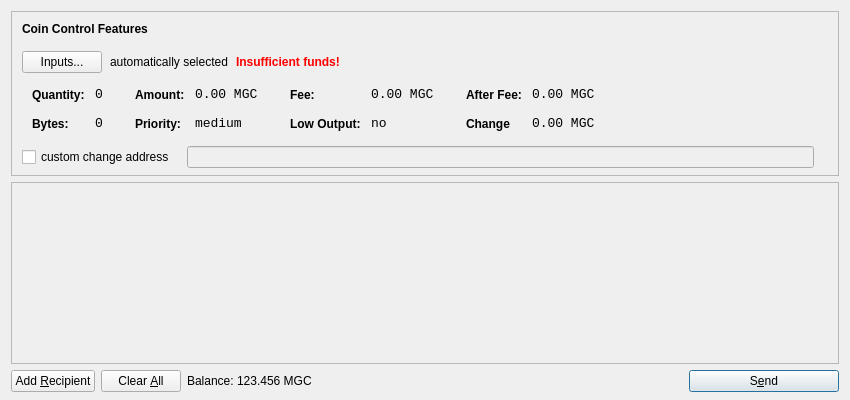
<?xml version="1.0" encoding="UTF-8"?>
<ui version="4.0">
 <class>SendCoinsDialog</class>
 <widget class="QDialog" name="SendCoinsDialog">
  <property name="geometry">
   <rect>
    <x>0</x>
    <y>0</y>
    <width>850</width>
    <height>400</height>
   </rect>
  </property>
  <property name="windowTitle">
   <string>Send Coins</string>
  </property>
  <layout class="QVBoxLayout" name="verticalLayout" stretch="0,1,0">
   <property name="bottomMargin">
    <number>8</number>
   </property>
   <item>
    <widget class="QFrame" name="frameCoinControl">
     <property name="sizePolicy">
      <sizepolicy hsizetype="Expanding" vsizetype="Expanding">
       <horstretch>0</horstretch>
       <verstretch>0</verstretch>
      </sizepolicy>
     </property>
     <property name="maximumSize">
      <size>
       <width>16777215</width>
       <height>16777215</height>
      </size>
     </property>
     <property name="frameShape">
      <enum>QFrame::StyledPanel</enum>
     </property>
     <property name="frameShadow">
      <enum>QFrame::Sunken</enum>
     </property>
     <layout class="QVBoxLayout" name="verticalLayoutCoinControl2">
      <property name="spacing">
       <number>-1</number>
      </property>
      <property name="leftMargin">
       <number>0</number>
      </property>
      <property name="topMargin">
       <number>0</number>
      </property>
      <property name="rightMargin">
       <number>0</number>
      </property>
      <property name="bottomMargin">
       <number>6</number>
      </property>
      <item>
       <layout class="QVBoxLayout" name="verticalLayoutCoinControl" stretch="0,0,0,0,1">
        <property name="spacing">
         <number>0</number>
        </property>
        <property name="leftMargin">
         <number>10</number>
        </property>
        <property name="topMargin">
         <number>10</number>
        </property>
        <item>
         <layout class="QHBoxLayout" name="horizontalLayoutCoinControl1">
          <property name="bottomMargin">
           <number>15</number>
          </property>
          <item>
           <widget class="QLabel" name="labelCoinControlFeatures">
            <property name="sizePolicy">
             <sizepolicy hsizetype="Preferred" vsizetype="Maximum">
              <horstretch>0</horstretch>
              <verstretch>0</verstretch>
             </sizepolicy>
            </property>
            <property name="font">
             <font>
              <weight>75</weight>
              <bold>true</bold>
             </font>
            </property>
            <property name="styleSheet">
             <string notr="true">font-weight:bold;</string>
            </property>
            <property name="text">
             <string>Coin Control Features</string>
            </property>
           </widget>
          </item>
         </layout>
        </item>
        <item>
         <layout class="QHBoxLayout" name="horizontalLayoutCoinControl2" stretch="0,0,0,0">
          <property name="spacing">
           <number>8</number>
          </property>
          <property name="bottomMargin">
           <number>10</number>
          </property>
          <item>
           <widget class="QPushButton" name="pushButtonCoinControl">
            <property name="styleSheet">
             <string notr="true"/>
            </property>
            <property name="text">
             <string>Inputs...</string>
            </property>
           </widget>
          </item>
          <item>
           <widget class="QLabel" name="labelCoinControlAutomaticallySelected">
            <property name="text">
             <string>automatically selected</string>
            </property>
            <property name="margin">
             <number>5</number>
            </property>
           </widget>
          </item>
          <item>
           <widget class="QLabel" name="labelCoinControlInsuffFunds">
            <property name="font">
             <font>
              <weight>75</weight>
              <bold>true</bold>
             </font>
            </property>
            <property name="styleSheet">
             <string notr="true">color:red;font-weight:bold;</string>
            </property>
            <property name="text">
             <string>Insufficient funds!</string>
            </property>
            <property name="margin">
             <number>5</number>
            </property>
           </widget>
          </item>
          <item>
           <spacer name="horizontalSpacerCoinControl">
            <property name="orientation">
             <enum>Qt::Horizontal</enum>
            </property>
            <property name="sizeHint" stdset="0">
             <size>
              <width>40</width>
              <height>1</height>
             </size>
            </property>
           </spacer>
          </item>
         </layout>
        </item>
        <item>
         <widget class="QWidget" name="widgetCoinControl" native="true">
          <property name="sizePolicy">
           <sizepolicy hsizetype="Preferred" vsizetype="Preferred">
            <horstretch>0</horstretch>
            <verstretch>0</verstretch>
           </sizepolicy>
          </property>
          <property name="minimumSize">
           <size>
            <width>0</width>
            <height>0</height>
           </size>
          </property>
          <property name="styleSheet">
           <string notr="true"/>
          </property>
          <layout class="QHBoxLayout" name="horizontalLayoutCoinControl5">
           <property name="margin">
            <number>0</number>
           </property>
           <item>
            <layout class="QHBoxLayout" name="horizontalLayoutCoinControl3" stretch="0,0,0,1">
             <property name="spacing">
              <number>20</number>
             </property>
             <property name="topMargin">
              <number>0</number>
             </property>
             <property name="bottomMargin">
              <number>10</number>
             </property>
             <item>
              <layout class="QFormLayout" name="formLayoutCoinControl1">
               <property name="horizontalSpacing">
                <number>10</number>
               </property>
               <property name="verticalSpacing">
                <number>14</number>
               </property>
               <property name="leftMargin">
                <number>10</number>
               </property>
               <property name="topMargin">
                <number>4</number>
               </property>
               <property name="rightMargin">
                <number>6</number>
               </property>
               <item row="0" column="0">
                <widget class="QLabel" name="labelCoinControlQuantityText">
                 <property name="styleSheet">
                  <string notr="true">font-weight:bold;</string>
                 </property>
                 <property name="text">
                  <string>Quantity:</string>
                 </property>
                 <property name="margin">
                  <number>0</number>
                 </property>
                </widget>
               </item>
               <item row="0" column="1">
                <widget class="QLabel" name="labelCoinControlQuantity">
                 <property name="font">
                  <font>
                   <family>Monospace</family>
                   <pointsize>10</pointsize>
                  </font>
                 </property>
                 <property name="cursor">
                  <cursorShape>IBeamCursor</cursorShape>
                 </property>
                 <property name="contextMenuPolicy">
                  <enum>Qt::ActionsContextMenu</enum>
                 </property>
                 <property name="text">
                  <string>0</string>
                 </property>
                 <property name="margin">
                  <number>0</number>
                 </property>
                 <property name="textInteractionFlags">
                  <set>Qt::LinksAccessibleByMouse|Qt::TextSelectableByKeyboard|Qt::TextSelectableByMouse</set>
                 </property>
                </widget>
               </item>
               <item row="1" column="0">
                <widget class="QLabel" name="labelCoinControlBytesText">
                 <property name="styleSheet">
                  <string notr="true">font-weight:bold;</string>
                 </property>
                 <property name="text">
                  <string>Bytes:</string>
                 </property>
                </widget>
               </item>
               <item row="1" column="1">
                <widget class="QLabel" name="labelCoinControlBytes">
                 <property name="font">
                  <font>
                   <family>Monospace</family>
                   <pointsize>10</pointsize>
                  </font>
                 </property>
                 <property name="cursor">
                  <cursorShape>IBeamCursor</cursorShape>
                 </property>
                 <property name="contextMenuPolicy">
                  <enum>Qt::ActionsContextMenu</enum>
                 </property>
                 <property name="text">
                  <string>0</string>
                 </property>
                 <property name="textInteractionFlags">
                  <set>Qt::LinksAccessibleByMouse|Qt::TextSelectableByKeyboard|Qt::TextSelectableByMouse</set>
                 </property>
                </widget>
               </item>
              </layout>
             </item>
             <item>
              <layout class="QFormLayout" name="formLayoutCoinControl2">
               <property name="horizontalSpacing">
                <number>10</number>
               </property>
               <property name="verticalSpacing">
                <number>14</number>
               </property>
               <property name="leftMargin">
                <number>6</number>
               </property>
               <property name="topMargin">
                <number>4</number>
               </property>
               <property name="rightMargin">
                <number>6</number>
               </property>
               <item row="0" column="0">
                <widget class="QLabel" name="labelCoinControlAmountText">
                 <property name="styleSheet">
                  <string notr="true">font-weight:bold;</string>
                 </property>
                 <property name="text">
                  <string>Amount:</string>
                 </property>
                 <property name="margin">
                  <number>0</number>
                 </property>
                </widget>
               </item>
               <item row="0" column="1">
                <widget class="QLabel" name="labelCoinControlAmount">
                 <property name="font">
                  <font>
                   <family>Monospace</family>
                   <pointsize>10</pointsize>
                  </font>
                 </property>
                 <property name="cursor">
                  <cursorShape>IBeamCursor</cursorShape>
                 </property>
                 <property name="contextMenuPolicy">
                  <enum>Qt::ActionsContextMenu</enum>
                 </property>
                 <property name="text">
                  <string>0.00 MGC</string>
                 </property>
                 <property name="textInteractionFlags">
                  <set>Qt::LinksAccessibleByMouse|Qt::TextSelectableByKeyboard|Qt::TextSelectableByMouse</set>
                 </property>
                </widget>
               </item>
               <item row="1" column="0">
                <widget class="QLabel" name="labelCoinControlPriorityText">
                 <property name="styleSheet">
                  <string notr="true">font-weight:bold;</string>
                 </property>
                 <property name="text">
                  <string>Priority:</string>
                 </property>
                </widget>
               </item>
               <item row="1" column="1">
                <widget class="QLabel" name="labelCoinControlPriority">
                 <property name="font">
                  <font>
                   <family>Monospace</family>
                   <pointsize>10</pointsize>
                  </font>
                 </property>
                 <property name="cursor">
                  <cursorShape>IBeamCursor</cursorShape>
                 </property>
                 <property name="contextMenuPolicy">
                  <enum>Qt::ActionsContextMenu</enum>
                 </property>
                 <property name="text">
                  <string>medium</string>
                 </property>
                 <property name="textInteractionFlags">
                  <set>Qt::LinksAccessibleByMouse|Qt::TextSelectableByKeyboard|Qt::TextSelectableByMouse</set>
                 </property>
                </widget>
               </item>
              </layout>
             </item>
             <item>
              <layout class="QFormLayout" name="formLayoutCoinControl3">
               <property name="horizontalSpacing">
                <number>10</number>
               </property>
               <property name="verticalSpacing">
                <number>14</number>
               </property>
               <property name="leftMargin">
                <number>6</number>
               </property>
               <property name="topMargin">
                <number>4</number>
               </property>
               <property name="rightMargin">
                <number>6</number>
               </property>
               <item row="0" column="0">
                <widget class="QLabel" name="labelCoinControlFeeText">
                 <property name="styleSheet">
                  <string notr="true">font-weight:bold;</string>
                 </property>
                 <property name="text">
                  <string>Fee:</string>
                 </property>
                 <property name="margin">
                  <number>0</number>
                 </property>
                </widget>
               </item>
               <item row="0" column="1">
                <widget class="QLabel" name="labelCoinControlFee">
                 <property name="font">
                  <font>
                   <family>Monospace</family>
                   <pointsize>10</pointsize>
                  </font>
                 </property>
                 <property name="cursor">
                  <cursorShape>IBeamCursor</cursorShape>
                 </property>
                 <property name="contextMenuPolicy">
                  <enum>Qt::ActionsContextMenu</enum>
                 </property>
                 <property name="text">
                  <string>0.00 MGC</string>
                 </property>
                 <property name="textInteractionFlags">
                  <set>Qt::LinksAccessibleByMouse|Qt::TextSelectableByKeyboard|Qt::TextSelectableByMouse</set>
                 </property>
                </widget>
               </item>
               <item row="1" column="0">
                <widget class="QLabel" name="labelCoinControlLowOutputText">
                 <property name="styleSheet">
                  <string notr="true">font-weight:bold;</string>
                 </property>
                 <property name="text">
                  <string>Low Output:</string>
                 </property>
                </widget>
               </item>
               <item row="1" column="1">
                <widget class="QLabel" name="labelCoinControlLowOutput">
                 <property name="font">
                  <font>
                   <family>Monospace</family>
                   <pointsize>10</pointsize>
                  </font>
                 </property>
                 <property name="cursor">
                  <cursorShape>IBeamCursor</cursorShape>
                 </property>
                 <property name="contextMenuPolicy">
                  <enum>Qt::ActionsContextMenu</enum>
                 </property>
                 <property name="text">
                  <string>no</string>
                 </property>
                 <property name="textInteractionFlags">
                  <set>Qt::LinksAccessibleByMouse|Qt::TextSelectableByKeyboard|Qt::TextSelectableByMouse</set>
                 </property>
                </widget>
               </item>
              </layout>
             </item>
             <item>
              <layout class="QFormLayout" name="formLayoutCoinControl4">
               <property name="horizontalSpacing">
                <number>10</number>
               </property>
               <property name="verticalSpacing">
                <number>14</number>
               </property>
               <property name="leftMargin">
                <number>6</number>
               </property>
               <property name="topMargin">
                <number>4</number>
               </property>
               <property name="rightMargin">
                <number>6</number>
               </property>
               <item row="0" column="0">
                <widget class="QLabel" name="labelCoinControlAfterFeeText">
                 <property name="styleSheet">
                  <string notr="true">font-weight:bold;</string>
                 </property>
                 <property name="text">
                  <string>After Fee:</string>
                 </property>
                 <property name="margin">
                  <number>0</number>
                 </property>
                </widget>
               </item>
               <item row="0" column="1">
                <widget class="QLabel" name="labelCoinControlAfterFee">
                 <property name="font">
                  <font>
                   <family>Monospace</family>
                   <pointsize>10</pointsize>
                  </font>
                 </property>
                 <property name="cursor">
                  <cursorShape>IBeamCursor</cursorShape>
                 </property>
                 <property name="contextMenuPolicy">
                  <enum>Qt::ActionsContextMenu</enum>
                 </property>
                 <property name="text">
                  <string>0.00 MGC</string>
                 </property>
                 <property name="textInteractionFlags">
                  <set>Qt::LinksAccessibleByMouse|Qt::TextSelectableByKeyboard|Qt::TextSelectableByMouse</set>
                 </property>
                </widget>
               </item>
               <item row="1" column="0">
                <widget class="QLabel" name="labelCoinControlChangeText">
                 <property name="styleSheet">
                  <string notr="true">font-weight:bold;</string>
                 </property>
                 <property name="text">
                  <string>Change</string>
                 </property>
                </widget>
               </item>
               <item row="1" column="1">
                <widget class="QLabel" name="labelCoinControlChange">
                 <property name="font">
                  <font>
                   <family>Monospace</family>
                   <pointsize>10</pointsize>
                  </font>
                 </property>
                 <property name="cursor">
                  <cursorShape>IBeamCursor</cursorShape>
                 </property>
                 <property name="contextMenuPolicy">
                  <enum>Qt::ActionsContextMenu</enum>
                 </property>
                 <property name="text">
                  <string>0.00 MGC</string>
                 </property>
                 <property name="textInteractionFlags">
                  <set>Qt::LinksAccessibleByMouse|Qt::TextSelectableByKeyboard|Qt::TextSelectableByMouse</set>
                 </property>
                </widget>
               </item>
              </layout>
             </item>
            </layout>
           </item>
          </layout>
         </widget>
        </item>
        <item>
         <layout class="QHBoxLayout" name="horizontalLayoutCoinControl4" stretch="0,0,0">
          <property name="spacing">
           <number>12</number>
          </property>
          <property name="sizeConstraint">
           <enum>QLayout::SetDefaultConstraint</enum>
          </property>
          <property name="topMargin">
           <number>5</number>
          </property>
          <property name="rightMargin">
           <number>5</number>
          </property>
          <item>
           <widget class="QCheckBox" name="checkBoxCoinControlChange">
            <property name="text">
             <string>custom change address</string>
            </property>
           </widget>
          </item>
          <item>
           <widget class="QLineEdit" name="lineEditCoinControlChange">
            <property name="enabled">
             <bool>false</bool>
            </property>
            <property name="sizePolicy">
             <sizepolicy hsizetype="Expanding" vsizetype="Fixed">
              <horstretch>0</horstretch>
              <verstretch>0</verstretch>
             </sizepolicy>
            </property>
           </widget>
          </item>
          <item>
           <widget class="QLabel" name="labelCoinControlChangeLabel">
            <property name="sizePolicy">
             <sizepolicy hsizetype="Preferred" vsizetype="Expanding">
              <horstretch>0</horstretch>
              <verstretch>0</verstretch>
             </sizepolicy>
            </property>
            <property name="minimumSize">
             <size>
              <width>0</width>
              <height>0</height>
             </size>
            </property>
            <property name="text">
             <string/>
            </property>
            <property name="margin">
             <number>3</number>
            </property>
           </widget>
          </item>
         </layout>
        </item>
        <item>
         <spacer name="verticalSpacerCoinControl">
          <property name="orientation">
           <enum>Qt::Vertical</enum>
          </property>
          <property name="sizeHint" stdset="0">
           <size>
            <width>800</width>
            <height>1</height>
           </size>
          </property>
         </spacer>
        </item>
       </layout>
      </item>
     </layout>
    </widget>
   </item>
   <item>
    <widget class="QScrollArea" name="scrollArea">
     <property name="widgetResizable">
      <bool>true</bool>
     </property>
     <widget class="QWidget" name="scrollAreaWidgetContents">
      <property name="geometry">
       <rect>
        <x>0</x>
        <y>0</y>
        <width>830</width>
        <height>165</height>
       </rect>
      </property>
      <layout class="QVBoxLayout" name="verticalLayout_2">
       <property name="margin">
        <number>0</number>
       </property>
       <item>
        <layout class="QVBoxLayout" name="entries">
         <property name="spacing">
          <number>6</number>
         </property>
        </layout>
       </item>
       <item>
        <spacer name="verticalSpacer">
         <property name="orientation">
          <enum>Qt::Vertical</enum>
         </property>
         <property name="sizeHint" stdset="0">
          <size>
           <width>20</width>
           <height>40</height>
          </size>
         </property>
        </spacer>
       </item>
      </layout>
     </widget>
    </widget>
   </item>
   <item>
    <layout class="QHBoxLayout" name="horizontalLayout">
     <item>
      <widget class="QPushButton" name="addButton">
       <property name="toolTip">
        <string>Send to multiple recipients at once</string>
       </property>
       <property name="text">
        <string>Add &amp;Recipient</string>
       </property>
       <property name="icon">
        <iconset resource="../bitcoin.qrc">
         <normaloff>:/icons/add</normaloff>:/icons/add</iconset>
       </property>
       <property name="autoDefault">
        <bool>false</bool>
       </property>
      </widget>
     </item>
     <item>
      <widget class="QPushButton" name="clearButton">
       <property name="sizePolicy">
        <sizepolicy hsizetype="Minimum" vsizetype="Fixed">
         <horstretch>0</horstretch>
         <verstretch>0</verstretch>
        </sizepolicy>
       </property>
       <property name="toolTip">
        <string>Remove all transaction fields</string>
       </property>
       <property name="text">
        <string>Clear &amp;All</string>
       </property>
       <property name="icon">
        <iconset resource="../bitcoin.qrc">
         <normaloff>:/icons/remove</normaloff>:/icons/remove</iconset>
       </property>
       <property name="autoRepeatDelay">
        <number>300</number>
       </property>
       <property name="autoDefault">
        <bool>false</bool>
       </property>
      </widget>
     </item>
     <item>
      <layout class="QHBoxLayout" name="horizontalLayout_2">
       <property name="spacing">
        <number>3</number>
       </property>
       <item>
        <widget class="QLabel" name="label">
         <property name="sizePolicy">
          <sizepolicy hsizetype="Preferred" vsizetype="Fixed">
           <horstretch>0</horstretch>
           <verstretch>0</verstretch>
          </sizepolicy>
         </property>
         <property name="text">
          <string>Balance:</string>
         </property>
        </widget>
       </item>
       <item>
        <widget class="QLabel" name="labelBalance">
         <property name="sizePolicy">
          <sizepolicy hsizetype="Preferred" vsizetype="Fixed">
           <horstretch>0</horstretch>
           <verstretch>0</verstretch>
          </sizepolicy>
         </property>
         <property name="cursor">
          <cursorShape>IBeamCursor</cursorShape>
         </property>
         <property name="text">
          <string>123.456 MGC</string>
         </property>
         <property name="textInteractionFlags">
          <set>Qt::LinksAccessibleByMouse|Qt::TextSelectableByKeyboard|Qt::TextSelectableByMouse</set>
         </property>
        </widget>
       </item>
      </layout>
     </item>
     <item>
      <spacer name="horizontalSpacer">
       <property name="orientation">
        <enum>Qt::Horizontal</enum>
       </property>
       <property name="sizeHint" stdset="0">
        <size>
         <width>40</width>
         <height>20</height>
        </size>
       </property>
      </spacer>
     </item>
     <item>
      <widget class="QPushButton" name="sendButton">
       <property name="minimumSize">
        <size>
         <width>150</width>
         <height>0</height>
        </size>
       </property>
       <property name="toolTip">
        <string>Confirm the send action</string>
       </property>
       <property name="text">
        <string>S&amp;end</string>
       </property>
       <property name="icon">
        <iconset resource="../bitcoin.qrc">
         <normaloff>:/icons/send</normaloff>:/icons/send</iconset>
       </property>
       <property name="default">
        <bool>true</bool>
       </property>
      </widget>
     </item>
    </layout>
   </item>
  </layout>
 </widget>
 <resources>
  <include location="../bitcoin.qrc"/>
 </resources>
 <connections/>
</ui>
